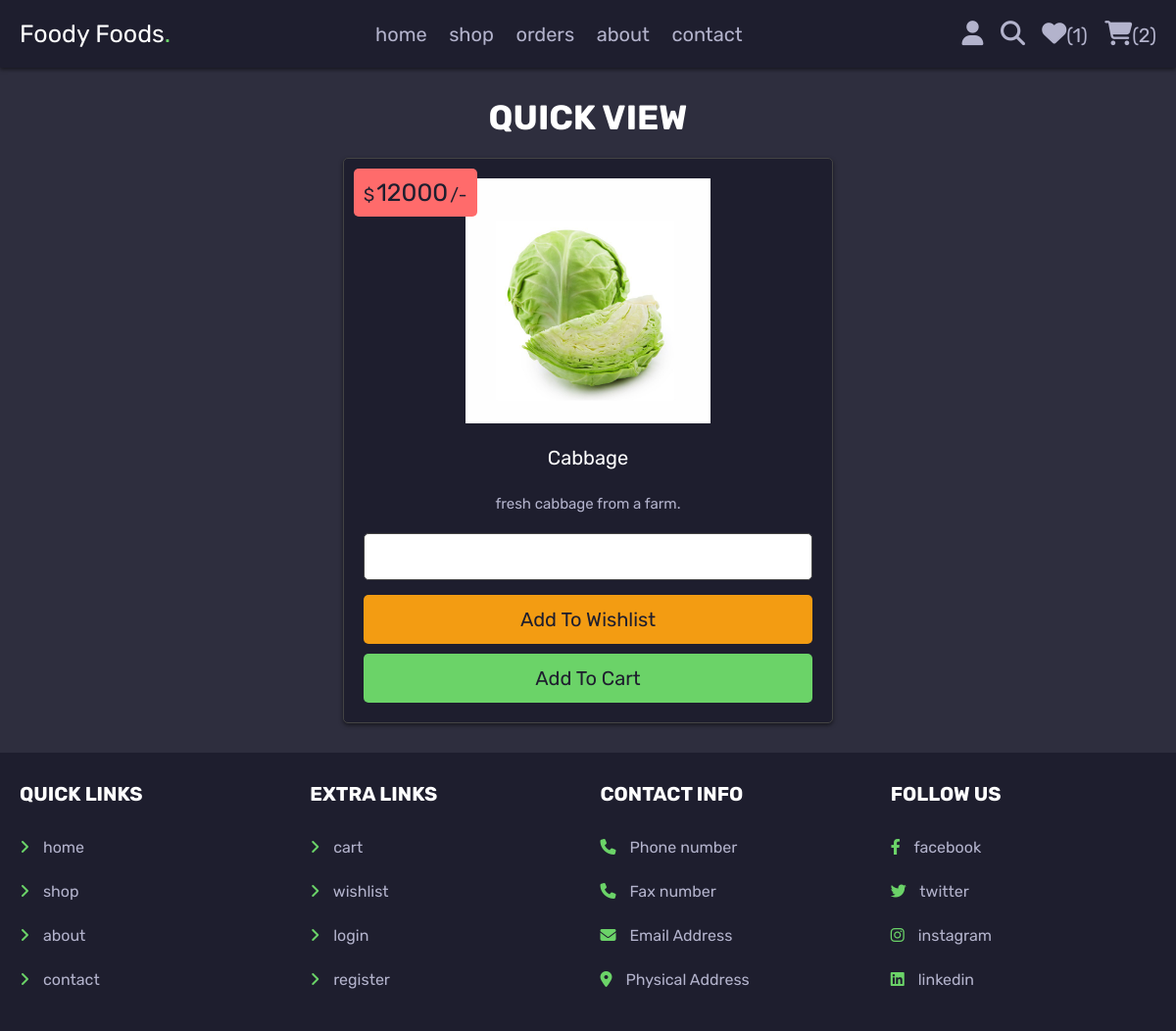
The page /view_page.php?pid=24 (signed in) on the database its author committed.
### tables this page shows
CREATE TABLE `products` (
  `id` int(100) NOT NULL,
  `name` varchar(100) NOT NULL,
  `category` varchar(20) NOT NULL,
  `details` varchar(500) NOT NULL,
  `price` int(100) NOT NULL,
  `image` varchar(100) NOT NULL
);

### view_page.php (the view, shortened to what this page needs)
<?php
@include 'config.php';
?>
<!DOCTYPE html>
<html lang="en">
<head>
   <link rel="stylesheet" href="https://cdnjs.cloudflare.com/ajax/libs/font-awesome/6.1.1/css/all.min.css">
   <link rel="stylesheet" href="css/style.css">
</head>
<body>
<?php include 'header.php'; ?>
<section class="quick-view">
   <h1 class="title">quick view</h1>
   <?php
      $pid = $_GET['pid'];
      $select_products = $conn->prepare("SELECT * FROM `products` WHERE id = ?");
      $select_products->execute([$pid]);
      if($select_products->rowCount() > 0){
         while($fetch_products = $select_products->fetch(PDO::FETCH_ASSOC)){
   ?>
   <form action="" class="box" method="POST">
      <div class="price">$<span><?= $fetch_products['price']; ?></span>/-</div>
      <img src="uploaded_img/<?= $fetch_products['image']; ?>" alt="">
      <div class="name"><?= $fetch_products['name']; ?></div>
      <div class="details"><?= $fetch_products['details']; ?></div>
      <input type="number" min="1" value="1" name="p_qty" class="qty">
      <input type="submit" value="add to wishlist" class="option-btn" name="add_to_wishlist">
      <input type="submit" value="add to cart" class="btn" name="add_to_cart">
   </form>
   <?php
         }
      }else{
         echo '<p class="empty">no products added yet!</p>';
      }
   ?>
</section>
<?php include 'footer.php'; ?>
</body>
</html>

### css/style.css (style rules this page uses)
:root { --white: #1e1e2e; --light-bg: #2e2e3e; --light-color: #b3b3cc; --black: #ffffff; --green: #6bd368; --red: #ff6b6b; --border: 1px solid #444; --box-shadow: 0 2px 4px rgba(0, 0, 0, 0.5); }
.quick-view .box { max-width: 50rem; padding:2rem; text-align: center; border:var(--border); background-color: var(--white); box-shadow: var(--box-shadow); border-radius: .5rem; position: relative; margin:0 auto; }
.quick-view .box img { height: 25rem; margin-bottom: 1rem; }
.quick-view .box .price { position: absolute; top:1rem; left:1rem; padding:1rem; border-radius: .5rem; background-color: var(--red); font-size: 1.8rem; color:var(--white); }
.quick-view .box .price span { font-size: 2.5rem; color:var(--white); margin:0 .2rem; }
.quick-view .box .qty { margin:.5rem 0; border-radius: .5rem; padding:1.2rem 1.4rem; font-size: 1.8rem; color:var(--black); border:var(--border); width: 100%; }
.quick-view .box .name { font-size: 2rem; color:var(--black); padding:1rem 0; }
.quick-view .box .details { padding:1rem 0; line-height: 2; font-size: 1.5rem; color:var(--light-color); }

### css/components.css (style rules this page uses)
:root { --green:#27ae60; --orange:#f39c12; --red:#e74c3c; --black:#ffffff; --light-color:#2d2d2d; --white:#232323; --light-bg:#272727; --border:.2rem solid var(--black); --box-shadow:0 .5rem 1rem rgba(0,0,0,.1); }
* { font-family: 'Rubik', sans-serif; margin:0; padding:0; box-sizing: border-box; outline: none; border:none; text-decoration: none; color:var(--black); }
body { background-color: var(--light-bg); }
html { font-size: 62.5%; overflow-x: hidden; scroll-behavior: smooth; scroll-padding-top: 6.5rem; }
section { padding:3rem 2rem; max-width: 1200px; margin:0 auto; }
.btn, .delete-btn, .option-btn { display: block; width: 100%; margin-top: 1rem; border-radius: .5rem; color:var(--white); font-size: 2rem; padding:1.3rem 3rem; text-transform: capitalize; cursor: pointer; text-align: center; }
.btn { background-color: var(--green); }
.option-btn { background-color: var(--orange); }
.title { text-align: center; margin-bottom: 2rem; text-transform: uppercase; color:var(--black); font-size: 3.5rem; }

### rows shown on the page
products: price "12000", image (picture), name "Cabbage", details "fresh cabbage from a farm."

### other values the page prints
$count_wishlist_items->rowCount() "1"
$count_cart_items->rowCount() "2"
